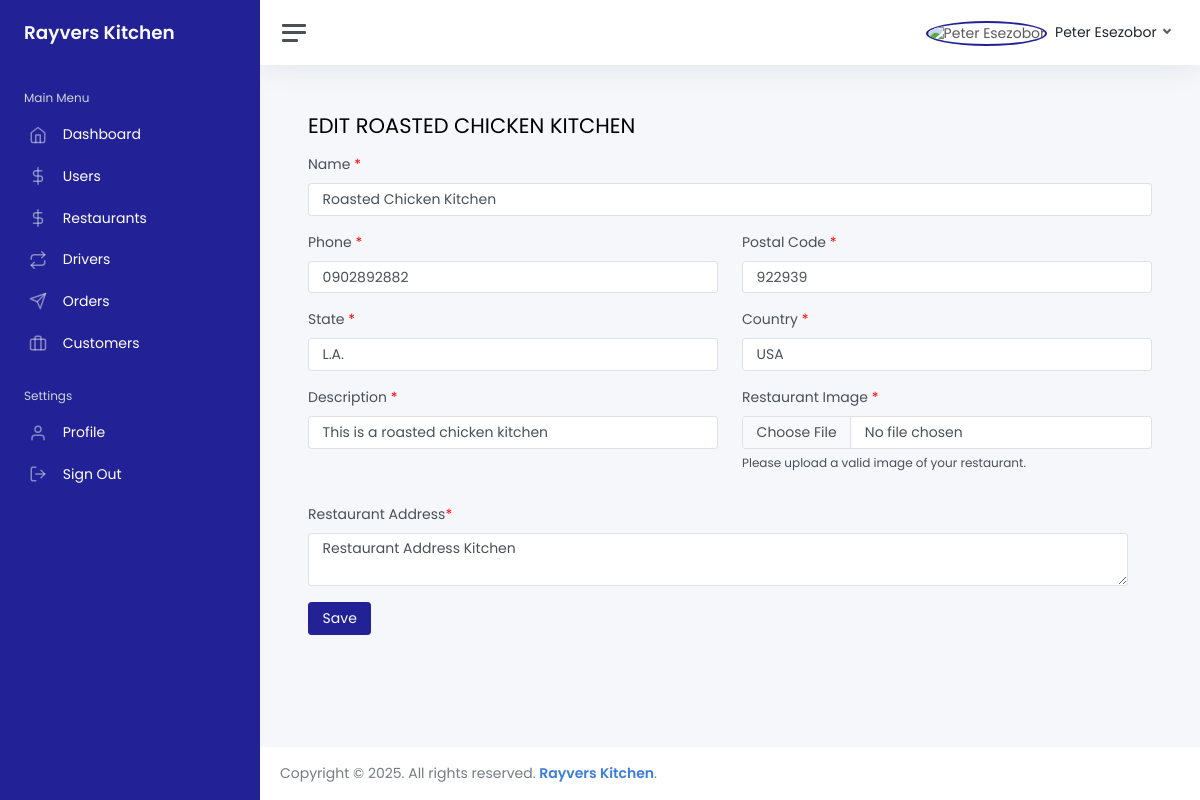
Screenshot of /dashboard/restaurants/edit/7/ (signed in) with the database file from the repository.
### authentication/models.py (models this page shows, shortened)
class User(AbstractBaseUser, PermissionsMixin):
    USER_OPTIONS = [
        ("customer", "customer"),
        ("chef", "chef"),
        ("logistics", "logistics")
    ]
    AUTHENTICATION_PROVIDERS = [
        ("email", "email"),
        ("google", "google"),
        ("facebook", "facebook"),
        ("twitter", "twitter"),
    ]
    email = models.EmailField(_("email address"), unique=True)
    username = models.CharField(_("username"), max_length=20, blank=True, null=False)
    role = models.CharField(choices=USER_OPTIONS, max_length=10, default="customer", verbose_name="Who Am I?")
    provider = models.CharField(choices=AUTHENTICATION_PROVIDERS, default="email", max_length=10)
    is_staff = models.BooleanField(default=False)
    is_active = models.BooleanField(default=True)
    date_joined = models.DateTimeField(default=timezone.now)
    code = models.IntegerField(blank=True, null=True)
    is_verified = models.BooleanField(default=False)
    current_location_latitude = models.DecimalField(max_digits=10, decimal_places=10, null=True, blank=True)
    current_location_longitude = models.DecimalField(max_digits=10, decimal_places=10, null=True, blank=True)
    groups = models.ManyToManyField('auth.Group', blank=True, related_name='custom_users+')
    user_permissions = models.ManyToManyField('auth.Permission', blank=True, related_name='custom_users+')
    USERNAME_FIELD = "email"
    REQUIRED_FIELDS = []
    objects = CustomUserManager()
    class Meta:
        verbose_name_plural = "Users"
        verbose_name = "User"

class UserProfile(models.Model):
    user = models.OneToOneField(User, related_name="profile", on_delete=models.CASCADE, blank=True, null=True)
    name = models.CharField(max_length=30, blank=True, null=True)
    date_of_birth = models.DateField(null=True, blank=True)
    image_url = models.CharField(max_length=1000, blank=True, null=False)
    phone_number = models.CharField(max_length=30, blank=True, null=True)
    bio = models.TextField(blank=True, null=True)
    country = models.CharField(max_length=200, blank=True, null=True)
    state = models.CharField(max_length=200, blank=True, null=True)
    postal_code = models.CharField(max_length=200, blank=True, null=True)
    @property
    def get_image_url(self):
        if self.image_url:
            return self.image_url
        else:
            return 'https://res.cloudinary.com/daf9tr3lf/image/upload/v1737424631/undraw_profile_male_oovdba_achwuh.png'

### app/models.py (models this page shows, shortened)
class Restaurant(models.Model):
    user = models.ForeignKey(User, on_delete=models.CASCADE)
    kitchen_id = models.CharField(_("Kitchen id"), max_length=20, blank=True, null=False)
    image_url = models.CharField(max_length=2000, blank=True, null=True)
    name = models.CharField(max_length=255)
    description = models.TextField()
    address = models.TextField(blank=True)
    balance = models.DecimalField(default=0.0, max_digits=100, decimal_places=2)
    @property
    def _dishes(self):
        dishes = self.dishes.all().order_by("-pk")
        all_dishes = [{
            "id": dish.id,
            "name": dish.name,
            "ratings": dish.ratings,
            "description": dish.description,
            "delivery_options": dish.delivery_options,
            "time_duration": dish.time_duration,
            "get_category": dish.get_category,
            "price": dish.price,
            "_ingredients": dish._ingredients,
            "get_category": dish.get_category,
            "favourite": [fav.id for fav in dish.favourite.all()],
            "get_images": dish.get_all_image_urls_added_from_frontend,
        } for dish in dishes]
        return all_dishes
    class Meta:
        verbose_name_plural = "Restaurants"
        verbose_name = "Restaurant"

### dashboard/views.py (the view)
# urls.py: path("restaurants/edit/<int:pk>/", views.restaurant_edit, name="restaurant_edit"),
def restaurant_edit(request, pk):
    try:
        restaurant = Restaurant.objects.get(id=pk)
        dishes_count = len(restaurant._dishes)
    except Restaurant.DoesNotExist:
        raise Http404
    restaurant_users = User.objects.filter(role="chef")
    return render(request, 'dashboard/restaurant_edit.html', {
        "restaurant": restaurant,
        "dishes_count": dishes_count,
        "restaurant_users": restaurant_users,
    })

### templates/dashboard/restaurant_edit.html (shortened to what this page needs)
{% extends 'dashboard_base.html' %}
{% load static %}
{% load humanize %}
{% block content %}
<main class="content">
    <div class="container-fluid p-0">
        <h1 class="h3 mb-3">EDIT {{restaurant.name|upper}}</h1>
        <form id="editRestaurantForm" method="POST">
            <div class="staticFields">
                <div class="row">
                    <div class="col-12 mb-3">
                        <label for="name" class="form-label">Name <span class="asterisks">*</span></label>
                        <input type="text" value="{{restaurant.name}}" class="form-control" id="name" name="name"
                            required>
                    </div>
                </div>
                <div class="row">
                    <div class="col-sm-6 mb-3">
                        <label for="phone_number" class="form-label">Phone <span class="asterisks">*</span></label>
                        <input type="text" value="{{restaurant.user.profile.phone_number}}" class="form-control"
                            id="phone_number" name="phone_number" required>
                    </div>
                    <div class="col-sm-6 mb-3">
                        <label for="postal_code" class="form-label">Postal Code <span class="asterisks">*</span></label>
                        <input type="text" value="{{restaurant.user.profile.postal_code}}" class="form-control"
                            id="postal_code" name="postal_code" required>
                    </div>
                </div>
                <div class="row">
                    <div class="col-sm-6 mb-3">
                        <label for="state" class="form-label">State <span class="asterisks">*</span></label>
                        <input type="text" value="{{restaurant.user.profile.state}}" class="form-control" id="state"
                            name="state" required>
                    </div>
                    <div class="col-sm-6 mb-3">
                        <label for="country" class="form-label">Country <span class="asterisks">*</span></label>
                        <input type="text" value="{{restaurant.user.profile.country}}" class="form-control" id="country"
                            name="country" required>
                    </div>
                </div>
                <div class="row">
                    <div class="col-sm-6 mb-3">
                        <label for="description" class="form-label">Description <span class="asterisks">*</span></label>
                        <input type="text" value="{{restaurant.description}}" class="form-control" id="description"
                            name="description" required>
                    </div>
                    <div class="col-sm-6 mb-3 ">
                        <label for="restaurant_image" class="form-label">Restaurant Image <span
                                class="asterisks">*</span></label>
                        <input type="file" id="restaurant_image" name="restaurant_image" class="form-control">
                        <p style="font-size: 12px; margin-top: 5px;">
                            Please upload a valid image of your restaurant.
                        </p>
                    </div>
                </div>
                <div class="row">
                    <div class="row">
                        <div class="mb-3 col-12">
                            <label for="restaurant_address" class="form-label">Restaurant Address<span
                                    class="asterisks">*</span></label>
                            <textarea id="restaurant_address" name="restaurant_address" class="form-control"
                                required>{{restaurant.address}}</textarea>
                        </div>
                    </div>
                </div>
                <button type="submit" class="btn btn-primary">Save</button>
        </form>
    </div>
</main>
{% endblock %}

### templates/dashboard_base.html (shortened to what this page needs)
<!DOCTYPE html>
{% load static %}
<html lang="en">
<head>
    <link href="https://cdn.jsdelivr.net/npm/bootstrap@5.3.3/dist/css/bootstrap.min.css" rel="stylesheet"
>
    <link href="{% static 'static/css/app.css' %}" rel="stylesheet">
</head>
<body>
    <div class="wrapper">
        {% include 'dashboard/_components/sidebar.html' %}
        <div class="main">
            {% include 'dashboard/_components/navbar.html' %}
            {% block content %}
            {% endblock %}
            {% include 'dashboard/_components/footer.html' %}
        </div>
    </div>
</body>
</html>

### templates/dashboard/_components/sidebar.html
{% load static %}
<nav id="sidebar" class="sidebar js-sidebar bg-primary">
    <div class="sidebar-content js-simplebar bg-bank-primary pb-5">
        <a class="sidebar-brand" href="{% url 'dashboard:dashboard_home' %}">
            <span class="align-middle">Rayvers Kitchen</span>
        </a>
        <ul class="sidebar-nav">
            <li class="sidebar-header">
                Main Menu
            </li>
            <li class="sidebar-item bg-bank-primary">
                <a class="sidebar-link bg-bank-primary" href="{% url 'dashboard:dashboard_home' %}">
                    <i class="align-middle" data-feather="home"></i>
                    <span class="align-middle">Dashboard</span>
                </a>
            </li>
            <li class="sidebar-item bg-bank-primary">
                <a class="sidebar-link bg-bank-primary" href="{% url 'dashboard:users_list' %}">
                    <i class="align-middle" data-feather="dollar-sign"></i>
                    <span class="align-middle">Users</span>
                </a>
            </li>
            <li class="sidebar-item bg-bank-primary">
                <a class="sidebar-link bg-bank-primary" href="{% url 'dashboard:restaurants_list' %}">
                    <i class="align-middle" data-feather="dollar-sign"></i>
                    <span class="align-middle">Restaurants</span>
                </a>
            </li>
            <li class="sidebar-item bg-bank-primary">
                <a class="sidebar-link bg-bank-primary" href="{% url 'dashboard:drivers_list' %}">
                    <i class="align-middle" data-feather="repeat"></i>
                    <span class="align-middle">Drivers</span>
                </a>
            </li>
            <li class="sidebar-item bg-bank-primary">
                <a class="sidebar-link bg-bank-primary" href="{% url 'dashboard:orders_list' %}">
                    <i class="align-middle" data-feather="send"></i>
                    <span class="align-middle">Orders</span>
                </a>
            </li>
            <li class="sidebar-item bg-bank-primary">
                <a class="sidebar-link bg-bank-primary" href="{% url 'dashboard:customers_list' %}">
                    <i class="align-middle" data-feather="briefcase"></i>
                    <span class="align-middle">Customers</span>
                </a>
            </li>
            <li class="sidebar-header">
                Settings
            </li>
            <li class="sidebar-item bg-bank-primary">
                <a class="sidebar-link bg-bank-primary" href="{% url 'dashboard:profile' %}">
                    <i class="align-middle" data-feather="user"></i>
                    <span class="align-middle">Profile</span>
                </a>
            </li>
            <li class="sidebar-item bg-bank-primary">
                <a class="sidebar-link bg-bank-primary" href="{% url 'dashboard:logout' %}">
                    <i class="align-middle" data-feather="log-out"></i>
                    <span class="align-middle">Sign Out</span>
                </a>
            </li>
        </ul>
    </div>
</nav>

### templates/dashboard/_components/navbar.html (shortened to what this page needs)
{% load static %}
<nav class="navbar navbar-expand navbar-light navbar-bg">
    <a class="sidebar-toggle js-sidebar-toggle">
        <i class="hamburger align-self-center"></i>
    </a>
    <div class="navbar-collapse collapse">
        <ul class="navbar-nav navbar-align">
            <li class="nav-item dropdown d-flex align-items-center">
                <a class="nav-link dropdown-toggle d-sm-inline-block" href="#" data-bs-toggle="dropdown">
                    <img src="{{user.profile.get_image_url}}" id="profileImageNav"
                        style="border-radius: 50%; border: 2px solid #222296; object-fit: cover;" class="avatar me-1"
                        alt="{{user.profile.name}}" />
                    <span class="text-dark d-none d-sm-inline">
                        {{user.profile.name}}
                    </span>
                </a>
            </li>
        </ul>
    </div>
</nav>

### templates/dashboard/_components/footer.html (shortened to what this page needs)
<footer class="footer">
    <div class="container-fluid">
        <div class="row text-muted">
            <div class=" text-start">
                <p class="mb-0">Copyright &copy;
                    <script>document.write(new Date().getFullYear());</script><span>. All rights reserved.</span>
                     <a href="" target="_blank"><strong>Rayvers
                            Kitchen</strong></a>.
                </p>
            </div>
        </div>
    </div>
</footer>

### templates/dashboard/restaurant_edit.html (style rules this page uses)
.asterisks { color: red; }

### templates/dashboard_base.html (style rules this page uses)
body { font-family: "Poppins", serif !important; }
.bg-bank-primary { background-color: rgb(34, 34, 150) !important; color: white !important; }
.bg-primary { background-color: rgb(34, 34, 150) !important; color: white !important; }
.btn-primary { background-color: rgb(34, 34, 150) !important; border: 1px solid rgb(34, 34, 150) !important; color: white !important; }

### rows the page displays
User: profile.name "Peter Esezobor"
Restaurant: name "ROASTED CHICKEN KITCHEN", name "Roasted Chicken Kitchen", phone_number "0902892882", postal_code "922939", state "L.A.", country "USA", description "This is a roasted chicken kitchen", restaurant_address "Restaurant Address Kitchen"
